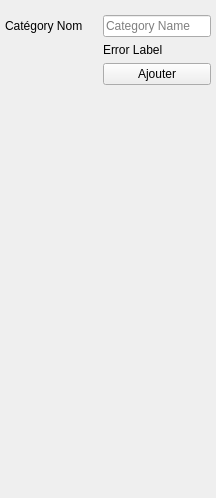
        <widget class="QWidget" name="NewCategoryPage">
         <layout class="QVBoxLayout" name="verticalLayout_7">
          <property name="leftMargin">
           <number>5</number>
          </property>
          <property name="topMargin">
           <number>15</number>
          </property>
          <property name="rightMargin">
           <number>5</number>
          </property>
          <property name="bottomMargin">
           <number>5</number>
          </property>
          <item>
           <widget class="QWidget" name="widget" native="true">
            <property name="sizePolicy">
             <sizepolicy hsizetype="Preferred" vsizetype="Fixed">
              <horstretch>0</horstretch>
              <verstretch>0</verstretch>
             </sizepolicy>
            </property>
            <layout class="QFormLayout" name="formLayout_4">
             <property name="horizontalSpacing">
              <number>20</number>
             </property>
             <property name="leftMargin">
              <number>0</number>
             </property>
             <property name="topMargin">
              <number>0</number>
             </property>
             <property name="rightMargin">
              <number>0</number>
             </property>
             <property name="bottomMargin">
              <number>0</number>
             </property>
             <item row="0" column="0">
              <widget class="QLabel" name="label_28">
               <property name="text">
                <string>Catégory Nom</string>
               </property>
              </widget>
             </item>
             <item row="0" column="1">
              <widget class="QLineEdit" name="lineEditCatName">
               <property name="placeholderText">
                <string>Category Name</string>
               </property>
              </widget>
             </item>
             <item row="1" column="1">
              <widget class="QLabel" name="labelCategoryError">
               <property name="text">
                <string>Error Label</string>
               </property>
              </widget>
             </item>
             <item row="2" column="1">
              <widget class="QPushButton" name="btnSaveNewCat">
               <property name="text">
                <string>Ajouter</string>
               </property>
               <property name="iconSize">
                <size>
                 <width>25</width>
                 <height>25</height>
                </size>
               </property>
              </widget>
             </item>
            </layout>
           </widget>
          </item>
          <item>
           <spacer name="verticalSpacer_5">
            <property name="orientation">
             <enum>Qt::Vertical</enum>
            </property>
            <property name="sizeHint" stdset="0">
             <size>
              <width>20</width>
              <height>408</height>
             </size>
            </property>
           </spacer>
          </item>
         </layout>
        </widget>
